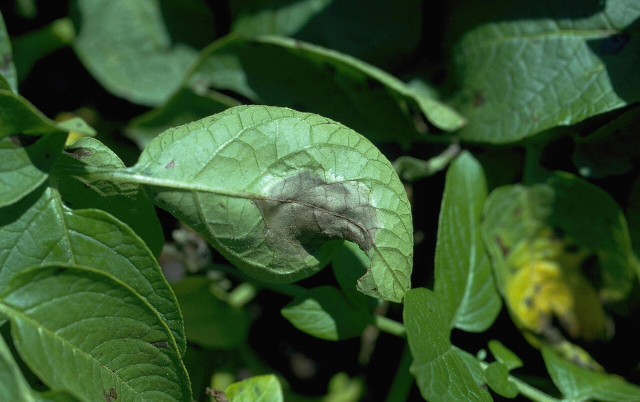
#> input picture samples/field_potato_late_blight.jpg, 1280 x 803 px (shown at 1/2 size)
$ python -i leaf_analysis.py   (imports and definitions only)
#> lines starting #> are read from the running program, lines starting #| are printed output that depends on the picture
"""Rough colour-based leaf analysis and photo quality checks (no ML).

This module looks at pixel colours only. It is a rough estimate to help the
user, NOT a diagnosis: shadows, soil, dry edges or yellow light can all look
"affected". The CNN in predictor.py is the actual classifier.

How it works:
    1. Decode the image (fix phone rotation, RGB) and shrink it so the longest
       side is at most 256 px (keeps every step fast and predictable).
    2. Convert to HSV. Pillow stores hue, saturation and value as 0-255,
       so hue 0-255 maps to 0-360 degrees.
    3. Classify every pixel with numpy boolean masks:
         background  = low saturation (white/grey/black), very dark/bright,
                       or hues no leaf has (blue, purple, pure red)
         healthy     = green hue (about 60-170 degrees)
         affected    = yellow / orange / brown / tan hue (about 7-59 degrees)
       leaf (plant tissue) = healthy OR affected.
    4. Quality checks: mean brightness and Laplacian variance (sharpness).

Complexity (p = pixels after downscaling, at most 256*256 = 65,536):
    analyse_leaf  O(p) time, O(p) space. Decoding the original upload is
    O(original pixels), done once.
"""

import io
from typing import Any

import numpy as np
from PIL import Image, ImageOps

MAX_SIDE = 256

# Pillow HSV units (0-255). Hue degrees = value * 360 / 255.
# Thresholds were calibrated on the images in samples/.
MIN_GREEN_SATURATION = 40  # greener than grey: healthy tissue
MIN_BROWN_SATURATION = 18  # blight lesions are dull grey-brown (sat ~20-30)
MIN_TISSUE_VALUE = 30  # darker than this is shadow / background
MAX_TISSUE_VALUE = 250  # brighter than this is glare / background
GREEN_HUE_MIN = 42  # ~60 degrees (yellow-green)
GREEN_HUE_MAX = 120  # ~170 degrees (blue-green)
BROWN_HUE_MIN = 5  # ~7 degrees; pure reds (red objects, flowers) are excluded
# Brown/yellow range is BROWN_HUE_MIN <= hue < GREEN_HUE_MIN (~7-59 degrees).

DARK_BRIGHTNESS = 25
BRIGHT_BRIGHTNESS = 92
BLUR_SHARPNESS = 30  # calibrated on samples/; lower means blurry
NOT_LEAF_PERCENT = 15


def _load_rgb(data: bytes, max_side: int = MAX_SIDE) -> Image.Image:
    """Decode bytes to an upright RGB image no larger than max_side. O(p)."""
    with Image.open(io.BytesIO(data)) as image:
        image = ImageOps.exif_transpose(image)
        image = image.convert("RGB")
        image.thumbnail((max_side, max_side), Image.Resampling.BILINEAR)
        return image.copy()


# [58 lines left out: functions _colour_masks, laplacian_variance, severity_band, _warnings, not called in this run]


def analyse_leaf(data: bytes) -> dict[str, Any]:
    """Estimate leaf coverage, discoloured area and photo quality from colours.

    This is a rough colour-based estimate, not a diagnosis.

    Args:
        data: raw bytes of a JPG/PNG image (validate the upload first).

    Returns:
        dict with keys:
            leaf_percent (float): % of pixels that are plant tissue.
            affected_percent (float): % of leaf pixels that are yellow/brown.
            brightness (int): mean HSV value, 0-100.
            sharpness (int): Laplacian variance of the greyscale image.
            warnings (list[str]): too_dark, too_bright, blurry, not_leaf.
            severity_band (str): none, mild, moderate or severe.

    Complexity: O(p) time and O(p) space, p = pixels after downscaling.
    """
    image = _load_rgb(data)
    hsv = np.asarray(image.convert("HSV"), dtype=np.int16)
    grey = np.asarray(image.convert("L"), dtype=np.float32)

    healthy, affected = _colour_masks(hsv)
    total = hsv.shape[0] * hsv.shape[1]
    leaf_count = int(healthy.sum()) + int(affected.sum())

    leaf_percent = round(100.0 * leaf_count / total, 1) if total else 0.0
    affected_percent = (
        round(100.0 * int(affected.sum()) / leaf_count, 1) if leaf_count else 0.0
    )
    brightness = round(float(hsv[..., 2].mean()) * 100.0 / 255.0)
    sharpness = round(laplacian_variance(grey))

    return {
        "leaf_percent": leaf_percent,
        "affected_percent": affected_percent,
        "brightness": brightness,
        "sharpness": sharpness,
        "warnings": _warnings(brightness, sharpness, leaf_percent),
        "severity_band": severity_band(affected_percent),
    }

>>> import cv2
>>> picture = cv2.imread('../samples/field_potato_late_blight.jpg', cv2.IMREAD_GRAYSCALE)
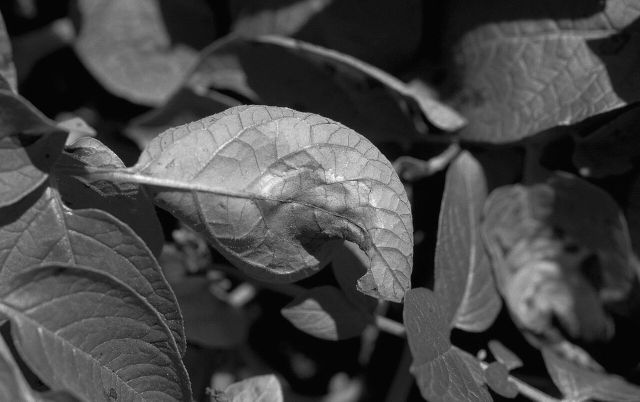
#> picture: shape (803, 1280) (shown at 1/2 size); min 0, max 255, mean 70.4
>>> result = analyse_leaf(picture)
#> (the run stopped early here; a loop or call above may not have finished)

$ run again, on samples/field_tomato_septoria.jpg
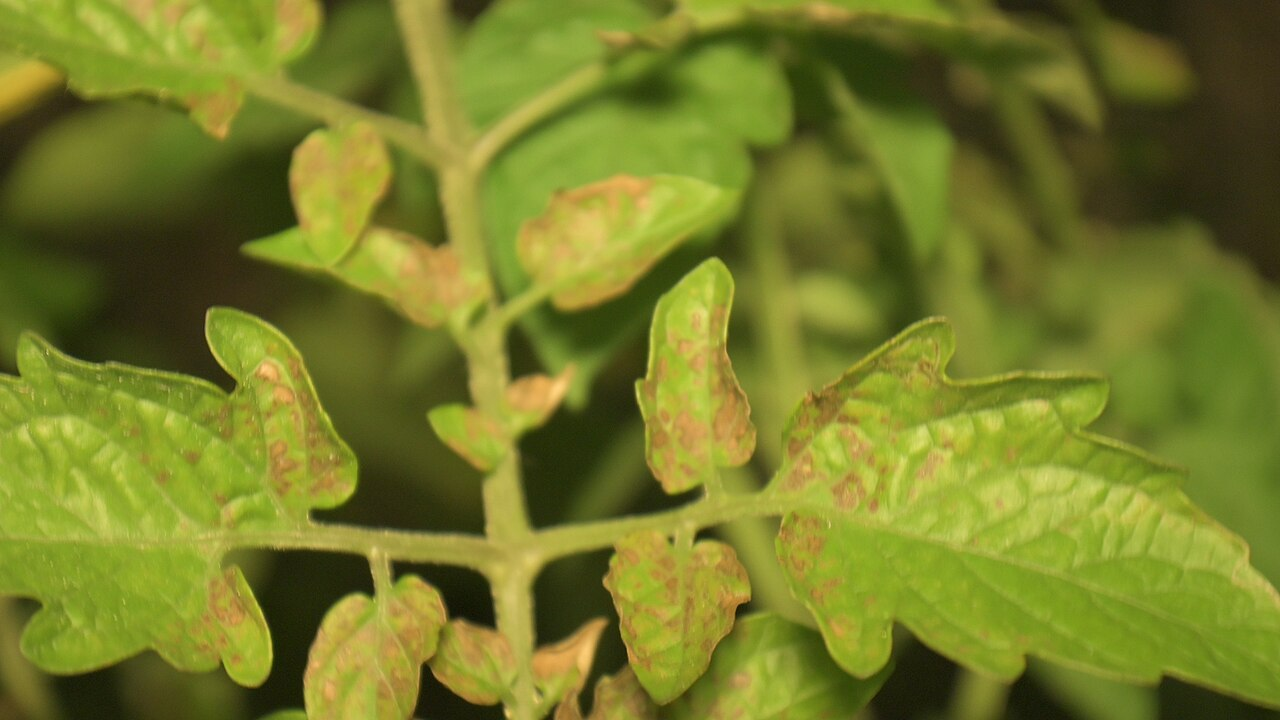
#> input picture samples/field_tomato_septoria.jpg, 1280 x 720 px
#> `picture = cv2.imread('../samples/field_potato_late_blight.jpg', cv2.IM..`:
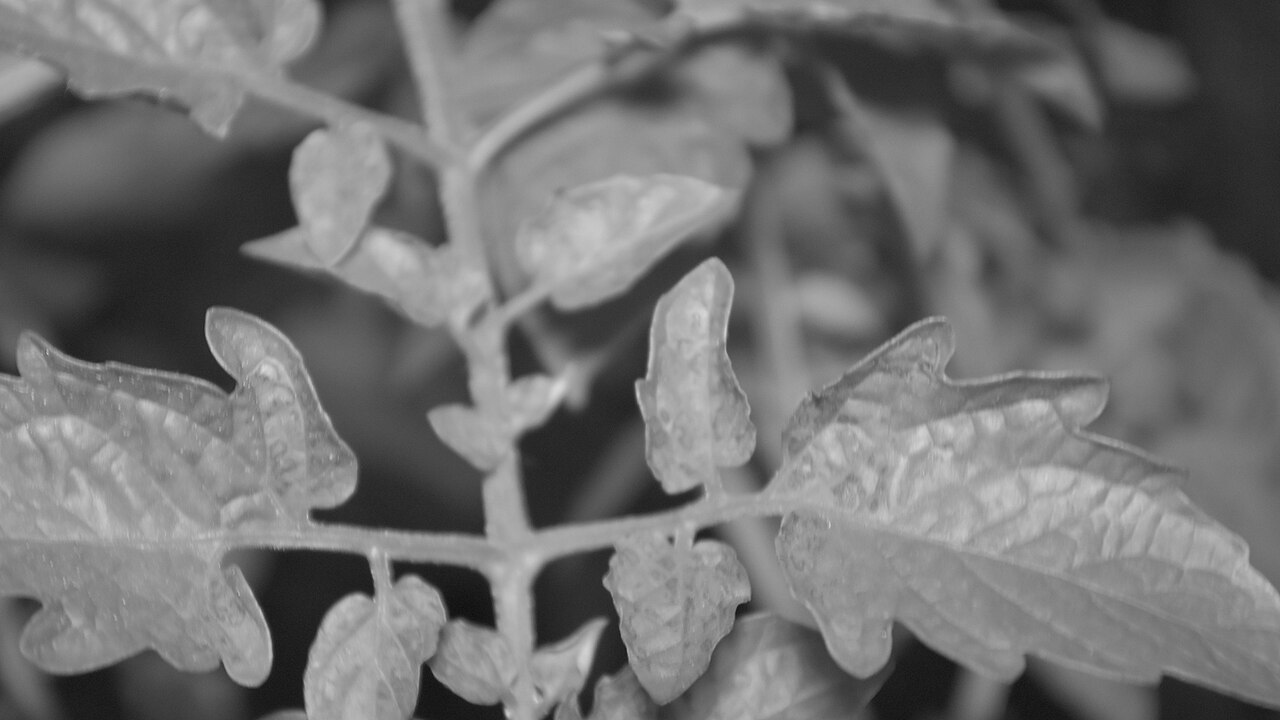
#> picture: shape (720, 1280); min 12, max 218, mean 113
